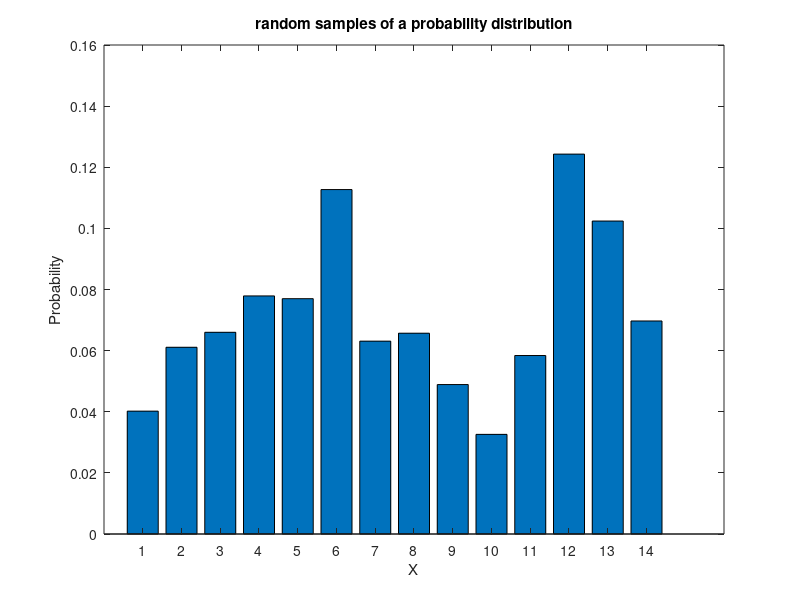

This chart was generated by the following MATLAB code:
%generate the 10^4 array
samples_rand = rand(10000,1);
x=zeros(14,1);
fx=[0.04;0.1;0.17;0.25;0.33;0.44;0.51;0.57;0.62;0.65;0.71;0.83;0.93;1];
for index=1:10000
    s=samples_rand(index);
    for fx_index=1:14
        if s<fx(fx_index)
            x(fx_index)=x(fx_index)+1;
            break
        end
    end

end

%deal with the relative freauency
for pro_index=1:14
    x(pro_index)=x(pro_index)/10^4;
end

%plot it
y=1:14
bar(y,x);

xlabel('X');
ylabel('Probability');
title("random samples of a probability distribution");